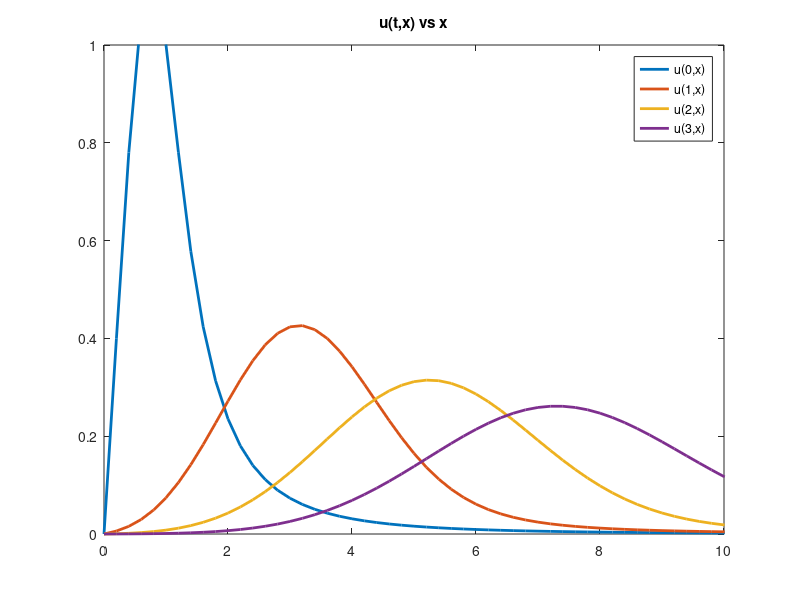

Source code (MATLAB):

function drug1
    dt = 0.02;
    dx = 0.2;

    x = 0:dx:20;
    t = 0:dt:3;

    Tmax = length(t);
    Xmax = length(x);

    u(:,1) = 0;
    u(:,Xmax) = 0;

    u(1 ,:) = (2.*x)./(1 + (x.^4)); plot(x,u(1 ,:) , 'linewidth',2); axis ([0 10 0 1]);
    hold on;

    for n = 1:(Tmax - 1) for k = 2:(Xmax - 1)
        u(n+1,k) = ((0.5*dt/(dx^2))*(u(n,k-1)-(2*u(n,k))+u(n,k+1))) - (2*dt*(u(n,k) - u(n,k-1))/dx) + u(n,k);
    end
        graph = n*dt
        if (graph==1 || graph==2 || graph==3)
            axis ([0 10 0 1]);
            plot(x,u(n+1,:),'linewidth',2);
            hold on;
        end
    end
    title('u(t,x) vs x');
    legend( 'u(0,x)' , 'u(1,x)', 'u(2,x)' ,'u(3,x)')
